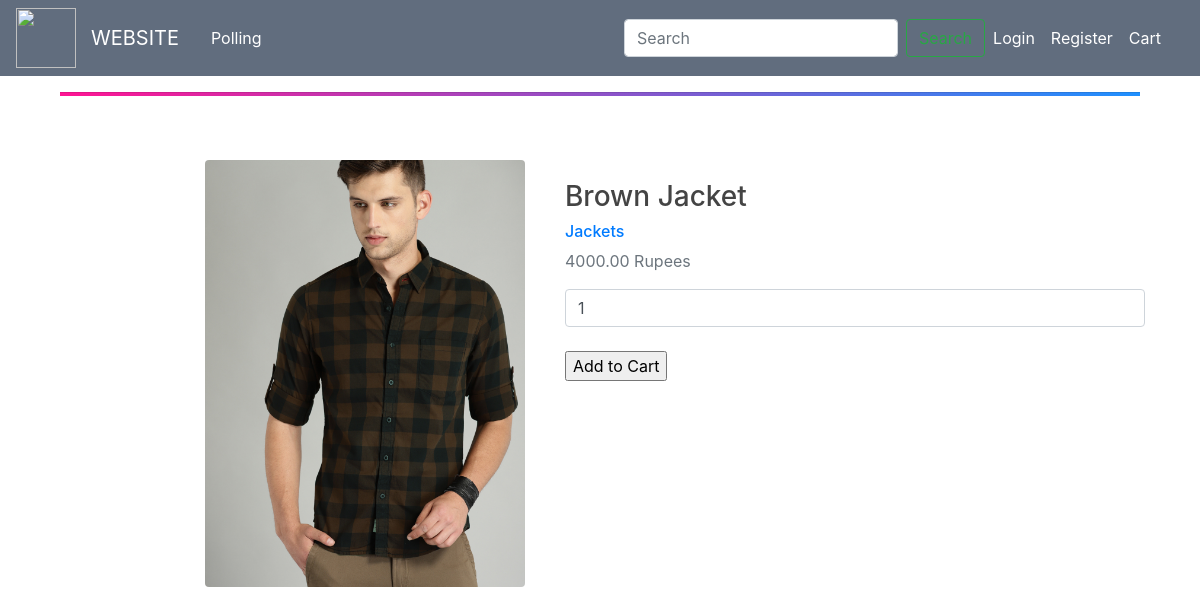
The app's page /2/brown-jacket/, older data.
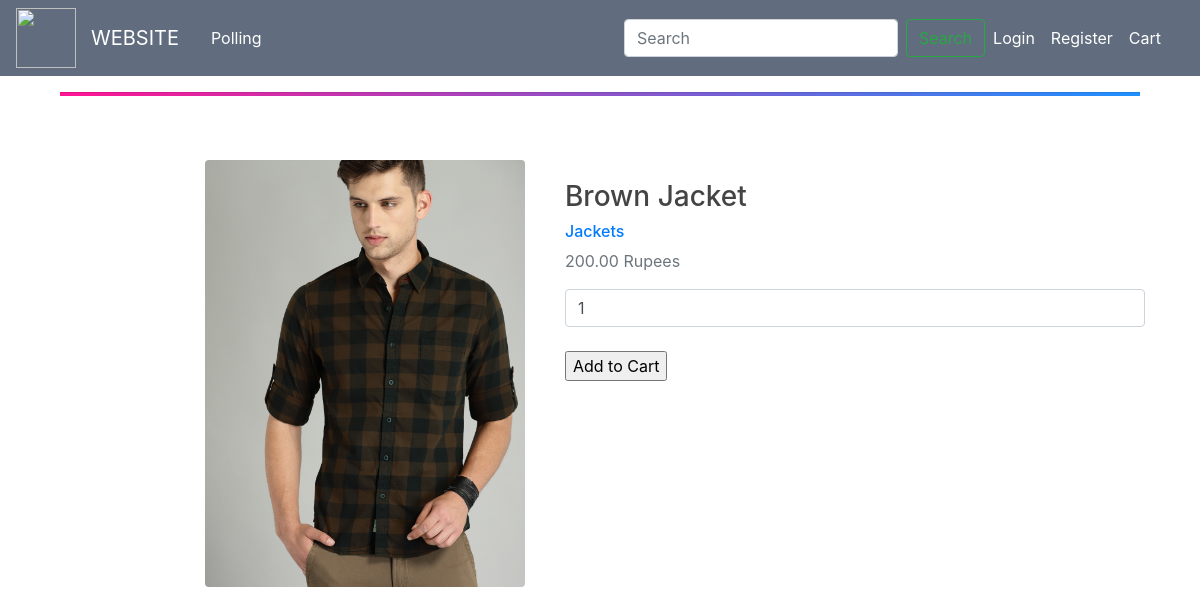
The same page, newer data.
### blog/models.py (models this page shows, shortened)
class Product(models.Model):
    category = models.ForeignKey(Category, related_name='products', on_delete=models.CASCADE)
    name = models.CharField(max_length=150)
    description = models.TextField(blank=True)
    price = models.DecimalField(decimal_places=2, max_digits=10)
    slug = models.SlugField(max_length=150)
    stock = models.PositiveIntegerField(default=1)
    available = models.BooleanField(default=1)
    created_at = models.DateTimeField(auto_now_add=True)
    updated_at = models.DateTimeField(auto_now=True)
    image = models.ImageField(upload_to='products', blank=True)
    class Meta:
        ordering = ('name',)
        index_together = (('id', 'slug'),)

class Category(models.Model):
    name = models.CharField(max_length=150)
    slug = models.SlugField(max_length=150)
    created_at = models.DateTimeField(auto_now_add=True)
    updated_at = models.DateTimeField(auto_now=True)
    class Meta:
        ordering = ('name',)
        verbose_name = 'category'
        verbose_name_plural = 'categories'
    def __str__(self):
        return self.name
    def get_absolute_url(self):
        return reverse('blog:product_list_by_category', args=[self.slug])

### blog/views.py (the view)
# urls.py: re_path(r'^(?P<id>\d+)/(?P<slug>[-\w]+)/$', views.product_detail, name='product_detail'),
def product_detail(request, id, slug):
    product = get_object_or_404(Product, id=id, slug=slug, available=True)
    context = {
        'product': product
    }
    return render(request, 'blog/details.html', context)

### blog/models.py (called while the page is built)
    def all(self):
        return super(VariationsManager,self).filter(active=True)

### blog/templates/blog/details.html (shortened to what this page needs)
{% extends "blog/base.html" %}
{% load static %}
{% block content %}
    <br>
    <br>
    <div class="row">
    <div class= "col-md-2"></div>
    <div class="col-md-8">
   <div class="card mb-3" style="width: 60rem;background: transparent; border: none">
        <div class="row no-gutters">
            <div class="col-md-4">
                <img class="rounded" src="{% if product.image %} {{ product.image.url }} {% else %} {% static 'img/default.png' %} {% endif %}" alt="..." style="width: 100%; height: auto">
            </div>
            <div class="col-md-8" style="padding-left: 20px">
                <div class="card-body">
                    <h3>{{ product.name }}</h3>
                    <h6><a href="{{ product.category.get_absolute_url }}">{{ product.category }}</a></h6>
                    <p class="text-muted"> {{ product.price }} Rupees</p>
                    <form class="form pull-right" method='POST' action='{% url 'add_to_cart' product.slug %}'>{% csrf_token %}
                        <input class="form-control" name="qty" type='number' value="1" min="1" >
                            <br>
                                <input type="submit" value="Add to Cart">
                            </form>
                </div>
            </div>
        </div>
   </div>
   </div>
    </div>
{% endblock %}

Row changes from the older to the newer data that the page shows:
changed Product "Brown Jacket": price "4000.00" → "200.00"
